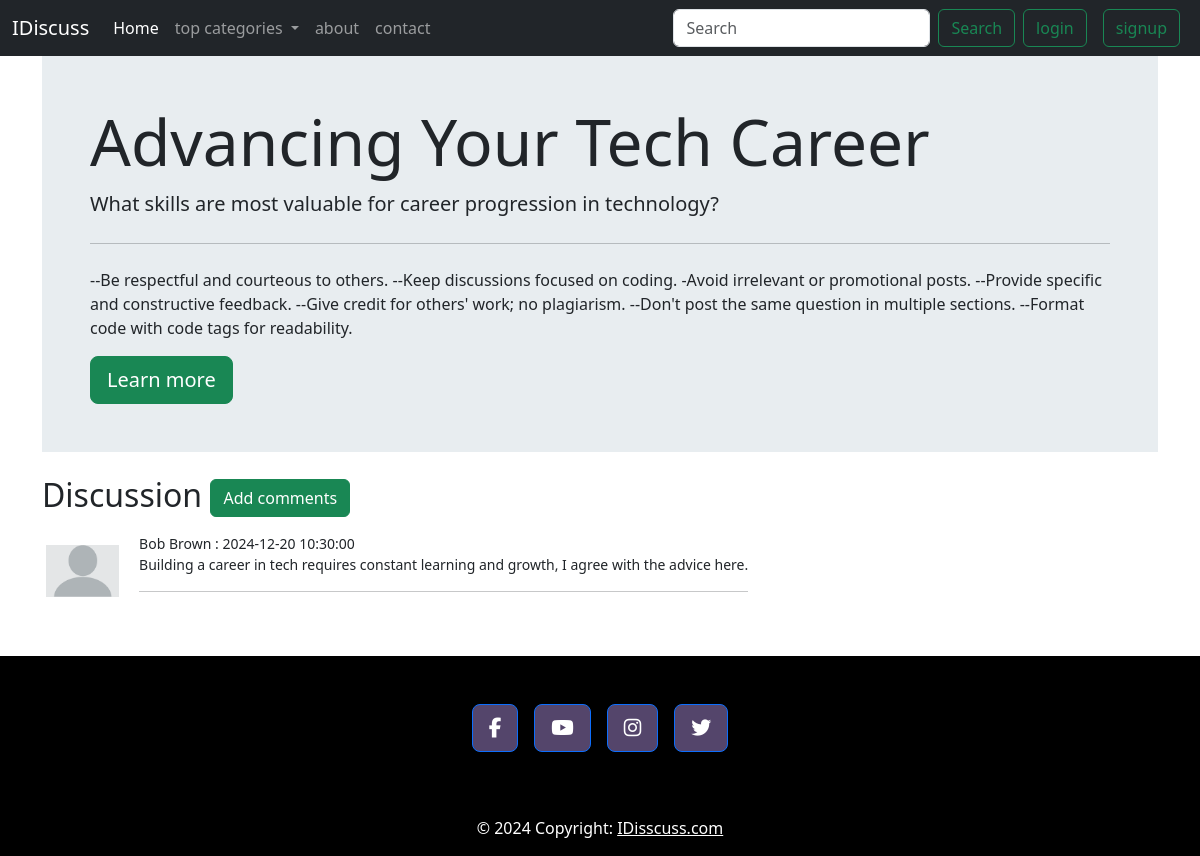
/threads.php?threadID=190, run on the app's committed database.
### tables this page shows
CREATE TABLE `threads` (
  `thread_id` int(11) NOT NULL,
  `thread_title` varchar(99) NOT NULL,
  `thread_desc` text NOT NULL,
  `thread_cat_id` int(99) NOT NULL,
  `thread_user_id` int(99) NOT NULL,
  `thread_time` datetime NOT NULL DEFAULT current_timestamp()
);

CREATE TABLE `comments` (
  `comments_id` int(99) NOT NULL,
  `comments_content` text NOT NULL,
  `threads_id` int(11) NOT NULL,
  `comments_by` int(11) NOT NULL,
  `comments_time` datetime NOT NULL DEFAULT current_timestamp()
);

CREATE TABLE `users` (
  `id` int(11) NOT NULL,
  `name` varchar(99) NOT NULL,
  `email` varchar(99) NOT NULL,
  `pass` varchar(99) NOT NULL,
  `time` datetime NOT NULL DEFAULT current_timestamp()
);

### threads.php (the view, shortened to what this page needs)
<?php
include('partials/_header.php');
include('partials/_threads_insert.php');
$thread_id = $_GET['threadID'];
$result = mysqli_query($con, "SELECT * FROM `threads` WHERE thread_id=$thread_id");
if (!$result) {
    echo "hello";
} else {
    while ($row = mysqli_fetch_row($result)) {
        $thread_title = $row['1'];
        $thread_desc = $row['2'];
    }
}
?>
<div class="container">
    <div class="jumbotron" style="background: rgb(91%, 93%, 94%);
            padding: 3rem;">
        <h3 class="display-3"><?php echo $thread_title; ?></h3>
        <p class="lead"><?php echo $thread_desc; ?></p>
        <hr class="my-4">
        <p>--Be respectful and courteous to others.
            --Keep discussions focused on coding.
            -Avoid irrelevant or promotional posts.
            --Provide specific and constructive feedback.
            --Give credit for others' work; no plagiarism.
            --Don't post the same question in multiple sections.
            --Format code with code tags for readability.</p>
        <a class="btn btn-success btn-lg" href="#" role="button">Learn more</a>
    </div>
</div>
<div class="container pt-4 ">
    <h2>
        Discussion
        <button class="btn btn-success" type="button" data-bs-toggle="collapse" data-bs-target="#collapseExample" aria-expanded="false" aria-controls="collapseExample">
            Add comments
        </button>
    </h2>
    <?php
    $thread_id = $_GET['threadID'];
    $result = mysqli_query($con, "SELECT * FROM `comments` WHERE threads_id=$thread_id");
    if (!$result || mysqli_num_rows($result) == 0) {
        echo '<div class="alert alert-primary alert-dismissible fade show" role="alert">
    <strong>HI!</strong> To add a comment, please click "Add" as there is no existing comments.      <button type="button" class="btn-close" data-bs-dismiss="alert" aria-label="Close"></button> </div>';
    } else {
        while ($row = mysqli_fetch_row($result)) {
            $comments = $row['1'];
            $comments_by = $row['3'];
            $comments_time = $row['4'];
            $sql = mysqli_query($con, "select name from users where id= $comments_by");
            while ($row = mysqli_fetch_array($sql)) {
                $row2 = $row['name'];
            }
    ?>
            <div class="media my-3" style="display: flex; align-items:center;">
                <img class="mr-3 p-1" style="height: 60px;  " alt="Generic placeholder image">
                <div class="media-body align-center mx-3">
                    <p style="margin: 0; font-size: 14px;">
                        <?php echo  $row2 . " : " . $comments_time; ?>
                    </p>
                    <p style="margin: 0; font-size: 14px;">
                        <?php echo $comments;
                        echo "<hr>"; ?>
                    </p>
                </div>
            </div>
    <?php
        }
    }
    ?>
</div>
<?php
include('partials/_footer.php');
?>

### data on the page
threads: thread_title "Advancing Your Tech Career", thread_desc "What skills are most valuable for career progression in technology?"
comments: users.name "Bob Brown", comments_time "2024-12-20 10:30:00", comments_content "Building a career in tech requires constant learning and growth, I agree with the advice here."
